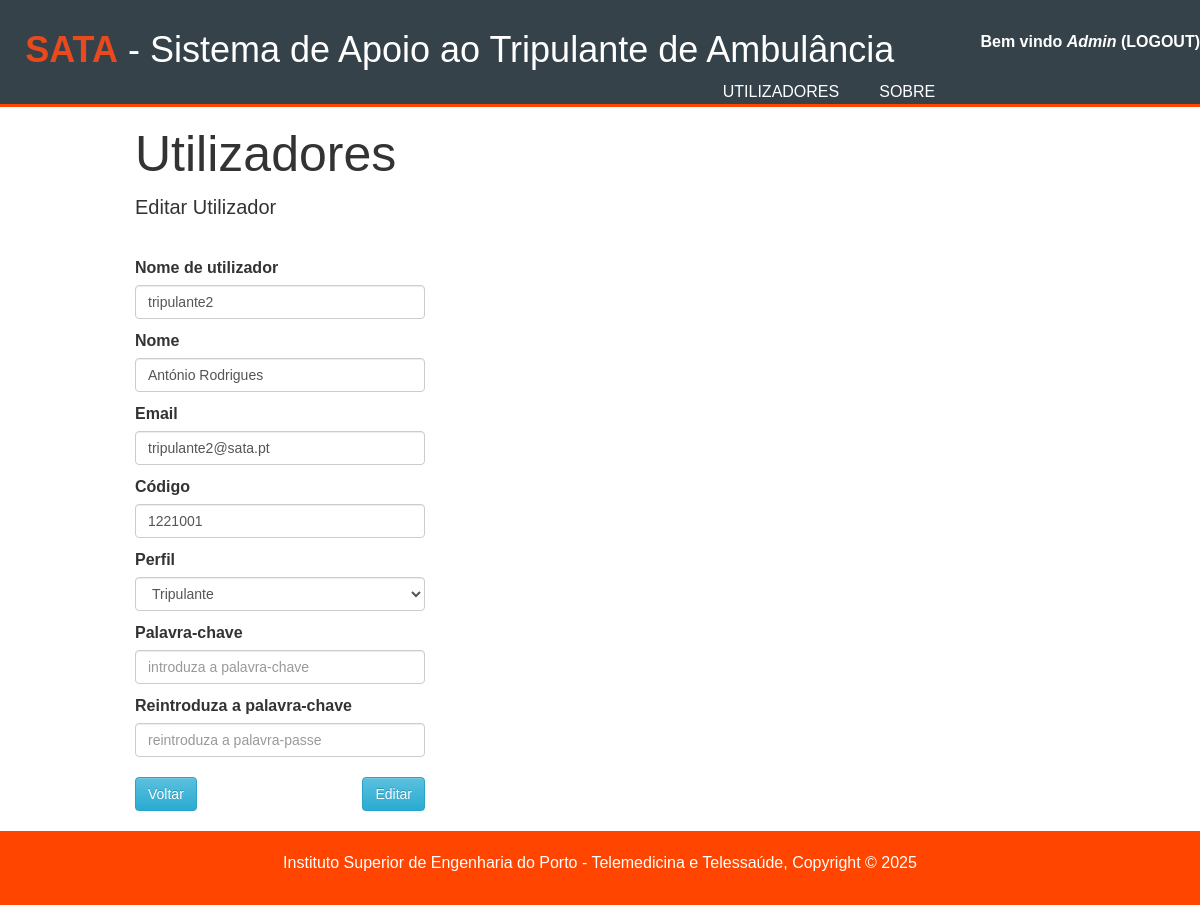
Page /Código/utilizadores/editar.php?id=3 (signed in) on the committed database.
### tables this page shows
CREATE TABLE utilizador (
   id					INT 			NOT NULL AUTO_INCREMENT,
   id_perfil			INT 			NOT NULL,
   username 			VARCHAR(256) 	NOT NULL UNIQUE,
   password 			VARCHAR(256) 	NOT NULL,
   email 				VARCHAR(256) 	NOT NULL UNIQUE,
   nome 				VARCHAR(256) 	NOT NULL,
   codigo				VARCHAR(256) 	NOT NULL,
   ativo 				BOOLEAN			NOT NULL,
   PRIMARY KEY (id),
   FOREIGN KEY (id_perfil) 			REFERENCES perfil (id)
);

### Código/code/session.php (called while the page is built, shortened)
<?php
	require_once "db_config.php";
	if(isset($_SESSION['login_user']) && !empty($_SESSION['login_user'])) {
		$user_check=$_SESSION['login_user'];
		$query = "SELECT id, id_perfil, nome FROM utilizador WHERE username='$user_check' AND ativo = true";
		$res = mysqli_query($conn, $query);
		$row = mysqli_fetch_row($res);
		$login_session_perfil = $row[1];
		$login_session = $row[2];
	} else {
		mysqli_close($conn);
		header('Location: index.php');
	}
?>

### Código/utilizadores/editar.php (the view, shortened to what this page needs)
<?php
	require_once('../code/db_config.php');
	require_once('../code/session.php');
	if(isset($_GET['id']))
	{
		$id = $_GET['id'];
		$query = "SELECT * FROM utilizador u WHERE u.id = $id AND ativo = TRUE";
		$res = mysqli_query ($conn, $query);
		$row = mysqli_fetch_array($res);
		$nome = $row['nome'];
		$username = $row['username'];
		$email = $row['email'];
		$codigo = $row['codigo'];
		$id_perfil = '';
	}
?>
<!DOCTYPE html>
<html>
	<head>
		<link rel="stylesheet" href="https://maxcdn.bootstrapcdn.com/bootstrap/3.3.2/css/bootstrap.min.css">
		<link rel="stylesheet" href="https://maxcdn.bootstrapcdn.com/bootstrap/3.3.2/css/bootstrap-theme.min.css">
		<link rel="stylesheet" href="https://cdnjs.cloudflare.com/ajax/libs/font-awesome/4.7.0/css/font-awesome.min.css">
		<link rel="stylesheet" type="text/css" media="screen" href="../css/style.css" />
	</head>
	<body>
		<?php include '../header.php'; ?>
		<section id="showcase">
			<div class="container">
				<h1>Utilizadores</h1>
				<p>Editar Utilizador</p>
				<form action="editar.php?id=<?= $id?>" class="form" method="POST">
					<div class="row">
						<div class="col-sm-4">
							<label for="username">Nome de utilizador</label>
							<input class = "form-control" type="text" name="username"
								value="<?php echo htmlspecialchars($username)?>"
								placeholder="" autocomplete="off" required
								oninvalid="this.setCustomValidity('Nome de utilizador obrigatório')" oninput="this.setCustomValidity('')">
							<label for="nome">Nome</label>
							<input class = "form-control" type="text" name="nome"
								value="<?php echo htmlspecialchars($nome)?>"
								placeholder="" autocomplete="off" required
								oninvalid="this.setCustomValidity('Nome obrigatório')" oninput="this.setCustomValidity('')">
							<label for="email">Email</label>
							<input class = "form-control" type="email" name="email"
								value="<?php echo htmlspecialchars($email)?>"
								placeholder="" autocomplete="off"  required
								oninvalid="this.setCustomValidity('Email obrigatório')" oninput="this.setCustomValidity('')">
							<label for="codigo">Código</label>
							<input class = "form-control" type="text" name="codigo"
								value="<?php echo htmlspecialchars($codigo)?>"
								placeholder="" autocomplete="off" required
								oninvalid="this.setCustomValidity('Código obrigatório')" oninput="this.setCustomValidity('')">
							<label for="perfil">Perfil</label>
							<select name="id_perfil" class = "form-control">
								<option value="20" <?php ($id_perfil == 20) ? "selected=\"selected\"" : "" ?>>Tripulante</option>
							</select>
							<label for="password" style="margin-top: 10px;">Palavra-chave</label>
							<input class = "form-control" type="password" name="password"
								value="" placeholder="introduza a palavra-chave" autocomplete="off">
							<label for="password2" style="margin-top: 10px;">Reintroduza a palavra-chave</label>
							<input class = "form-control" type="password" name="confirmar_password"
								value="" placeholder="reintroduza a palavra-passe" autocomplete="off">
							<div class="row" style="margin-top: 20px;">
								<div class="col-md-6" style="text-align: left;">
									<input class="btn btn-info" type="submit" name="voltar" value="Voltar" />
								</div>
								<div class="col-md-6" style="text-align: right;">
									<input class="btn btn-info" type="submit" name="editarUtilizador" value="Editar" />
								</div>
							</div>
						</div>
					</div>
				</form>
			</div>
		</section>
		<?php include '../footer.php'; ?>
	</body>
</html>

### Código/header.php (shortened to what this page needs)
<header>
	<div style="float:right;">
		<b id="welcome">Bem vindo <i><?php echo $login_session; ?></i></b>
		<b id="logout"><a href="/sata/code/logout.php">(logout)</a></b>
	</div>
	<div class="container">
		<div id="branding">
			<h1><span class="highlight">SATA</span> - Sistema de Apoio ao Tripulante de Ambulância</h1>
		</div>
		<nav>
			<ul>
				<?php
					if ($login_session_perfil == 10) {
						echo "<li><a href=\"/sata/utilizadores/listar.php\">Utilizadores</a></li>";
					}
				?>
				<li><a href="/sata/sobre.php">Sobre</a></li>
			</ul>
		</nav>
	</div>
</header>

### Código/css/style.css (style rules this page uses)
body { font-family: Arial, Helvetica, sans-serif; line-height: 1.5; font-size: 16px; padding: 0px; margin: 0 px; background-color: #f4f4f4; }
.container { width: 80%; margin: auto; overflow: hidden; }
ul { margin: 0px; padding: 0px; }
header { background: #35424a; color: white; padding-top: 30px; min-height: 70px; border-bottom: orangered solid 3px; }
header a { color: #ffffff; text-decoration: none; text-transform: uppercase; font-size: 16px; }
header li { float: left; display: inline; padding: 0px 20px 0px 20px; }
header #branding { float: left; }
header #branding h1 { margin: 0px; }
header nav { float: right; margin-top: 10px; }
header .highlight, header .current a { color: #e8491d; font-weight: bold; }
#showcase { min-height: 600px; }
#showcase h1 { font-size: 50px; margin-bottom: 10px; }
#showcase p { font-size: 20px; }
body { background-color: white; -webkit-user-select: none; -moz-user-select: none; user-select: none; }
input, button { height: 34px; }

### rows in the picture
utilizador: nome "Admin"
utilizador: username "tripulante2", nome "António Rodrigues", email "tripulante2@sata.pt", codigo "1221001"
